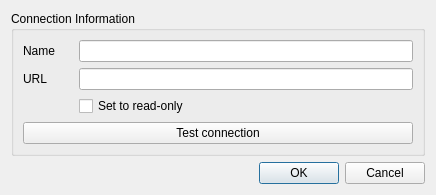
<?xml version="1.0" encoding="UTF-8"?>
<ui version="4.0">
 <class>GraphiumQGISConnectionDialog</class>
 <widget class="QDialog" name="GraphiumQGISConnectionDialog">
  <property name="geometry">
   <rect>
    <x>0</x>
    <y>0</y>
    <width>436</width>
    <height>186</height>
   </rect>
  </property>
  <property name="windowTitle">
   <string>Connection - Graphium</string>
  </property>
  <layout class="QVBoxLayout" name="verticalLayout_2">
   <item>
    <widget class="QGroupBox" name="groupBox">
     <property name="title">
      <string>Connection Information</string>
     </property>
     <property name="flat">
      <bool>false</bool>
     </property>
     <property name="checkable">
      <bool>false</bool>
     </property>
     <layout class="QVBoxLayout" name="verticalLayout_3">
      <item>
       <layout class="QGridLayout" name="gridLayout_4">
        <item row="1" column="0">
         <widget class="QLabel" name="lblSimpleUrl">
          <property name="minimumSize">
           <size>
            <width>50</width>
            <height>0</height>
           </size>
          </property>
          <property name="text">
           <string>URL</string>
          </property>
         </widget>
        </item>
        <item row="1" column="1">
         <widget class="QLineEdit" name="txtSimpleUrl"/>
        </item>
        <item row="0" column="0">
         <widget class="QLabel" name="label_3">
          <property name="sizePolicy">
           <sizepolicy hsizetype="Fixed" vsizetype="Preferred">
            <horstretch>0</horstretch>
            <verstretch>0</verstretch>
           </sizepolicy>
          </property>
          <property name="minimumSize">
           <size>
            <width>50</width>
            <height>0</height>
           </size>
          </property>
          <property name="text">
           <string>Name</string>
          </property>
         </widget>
        </item>
        <item row="0" column="1">
         <widget class="QLineEdit" name="txtName"/>
        </item>
        <item row="2" column="1">
         <widget class="QCheckBox" name="chkReadOnly">
          <property name="text">
           <string>Set to read-only</string>
          </property>
         </widget>
        </item>
       </layout>
      </item>
      <item>
       <widget class="QPushButton" name="btnConnect">
        <property name="text">
         <string>Test connection</string>
        </property>
       </widget>
      </item>
     </layout>
    </widget>
   </item>
   <item>
    <spacer name="verticalSpacer">
     <property name="orientation">
      <enum>Qt::Vertical</enum>
     </property>
     <property name="sizeHint" stdset="0">
      <size>
       <width>20</width>
       <height>40</height>
      </size>
     </property>
    </spacer>
   </item>
   <item>
    <widget class="QDialogButtonBox" name="buttonBox">
     <property name="orientation">
      <enum>Qt::Horizontal</enum>
     </property>
     <property name="standardButtons">
      <set>QDialogButtonBox::Cancel|QDialogButtonBox::Ok</set>
     </property>
    </widget>
   </item>
  </layout>
 </widget>
 <resources/>
 <connections>
  <connection>
   <sender>buttonBox</sender>
   <signal>accepted()</signal>
   <receiver>GraphiumQGISConnectionDialog</receiver>
   <slot>accept()</slot>
   <hints>
    <hint type="sourcelabel">
     <x>248</x>
     <y>254</y>
    </hint>
    <hint type="destinationlabel">
     <x>157</x>
     <y>274</y>
    </hint>
   </hints>
  </connection>
  <connection>
   <sender>buttonBox</sender>
   <signal>rejected()</signal>
   <receiver>GraphiumQGISConnectionDialog</receiver>
   <slot>reject()</slot>
   <hints>
    <hint type="sourcelabel">
     <x>316</x>
     <y>260</y>
    </hint>
    <hint type="destinationlabel">
     <x>286</x>
     <y>274</y>
    </hint>
   </hints>
  </connection>
 </connections>
</ui>
